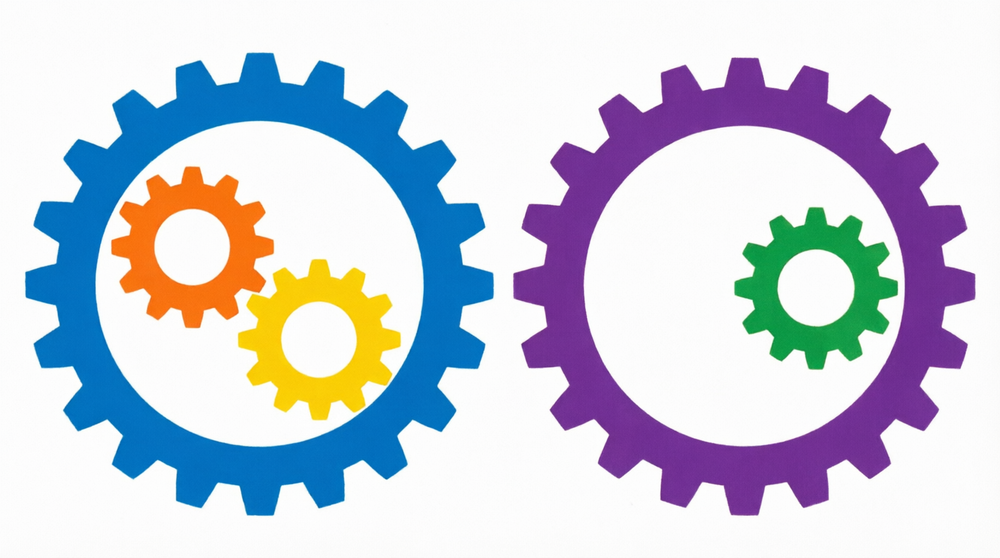
#> input picture aud_25_04/contours/gears.png, 1000 x 558 px, shrunk from 1664 x 928 before the run, found by its file name
$ python 'main1 copy.py'
#> lines starting #> are read from the running program, lines starting #| are printed output that depends on the picture; after the words box and inside, x2 and y2 are one past the last pixel; in counts of white or black regions, pixels touching at a corner belong together
import cv2
import numpy as np

image = cv2.imread("aud_25_04/contours/gears.png")
#> image is the input picture: shape (558, 1000, 3); mean B, G, R 217.7, 205.4, 200.8
gray = cv2.cvtColor(image, cv2.COLOR_BGR2GRAY)
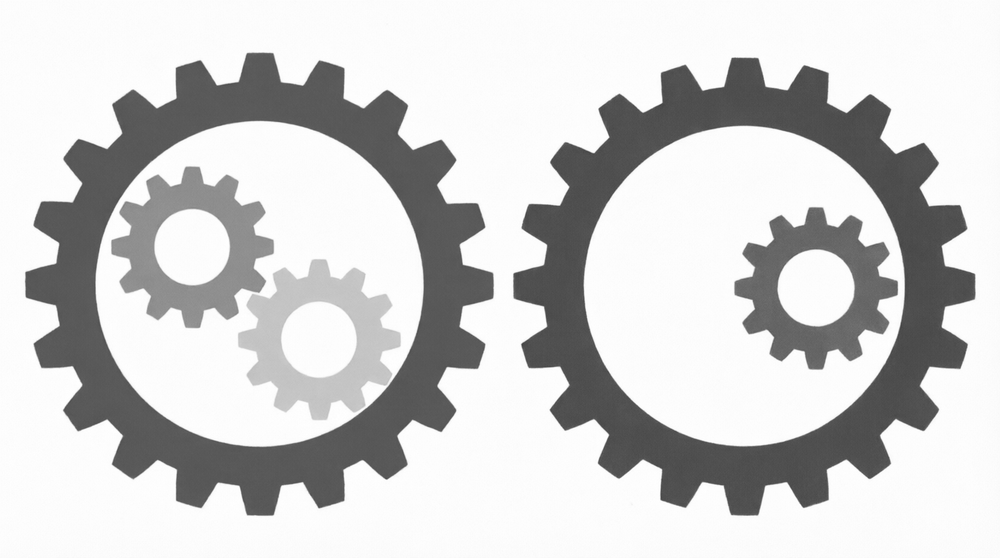
#> gray: shape (558, 1000); min 64, max 255, mean 205.4

_, mask = cv2.threshold(gray, 240, 255, cv2.THRESH_BINARY_INV)
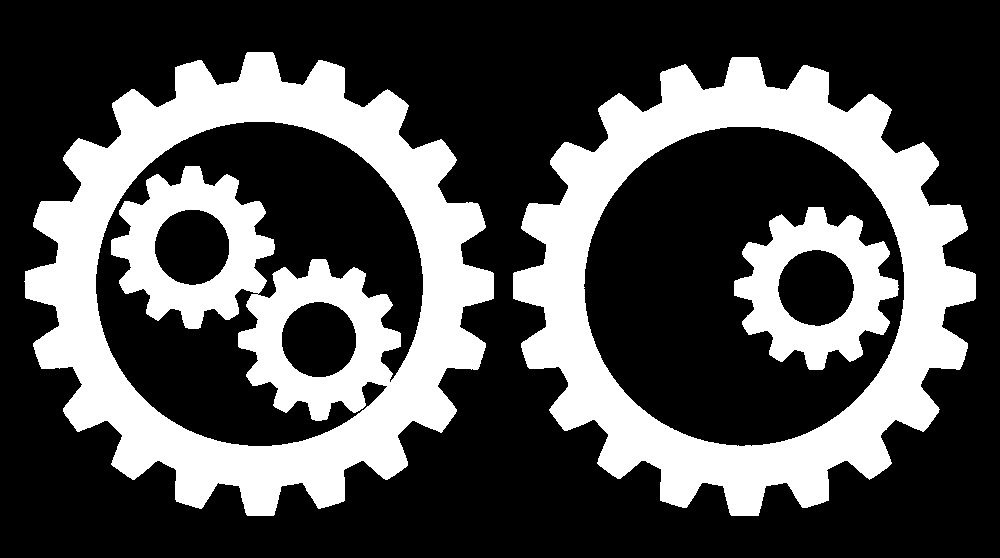
#> mask: shape (558, 1000); 31.4% white; 3 white regions

contours, hierarchy = cv2.findContours(mask, cv2.RETR_TREE, cv2.CHAIN_APPROX_SIMPLE)
#> contours = 8 contours; box (x1, y1, x2, y2) and area: (24, 52, 494, 516) 151010, (513, 57, 976, 516) 147183, (583, 126, 905, 447) 80488, (95, 121, 424, 447) 50042, (734, 207, 899, 370) 17044, (777, 249, 855, 327) 4573, (281, 301, 357, 378) 4501, (154, 209, 230, 286) 4492
print(hierarchy)
#| [[[ 4 -1  1 -1]
#|   [-1 -1  2  0]
#|   [-1 -1  3  1]
#|   [-1 -1 -1  2]
#|   [-1  0  5 -1]
#|   [ 6 -1 -1  4]
#|   [ 7  5 -1  4]
#|   [-1  6 -1  4]]]
cv2.drawContours(image, contours, -1, (0, 255, 0), 6)
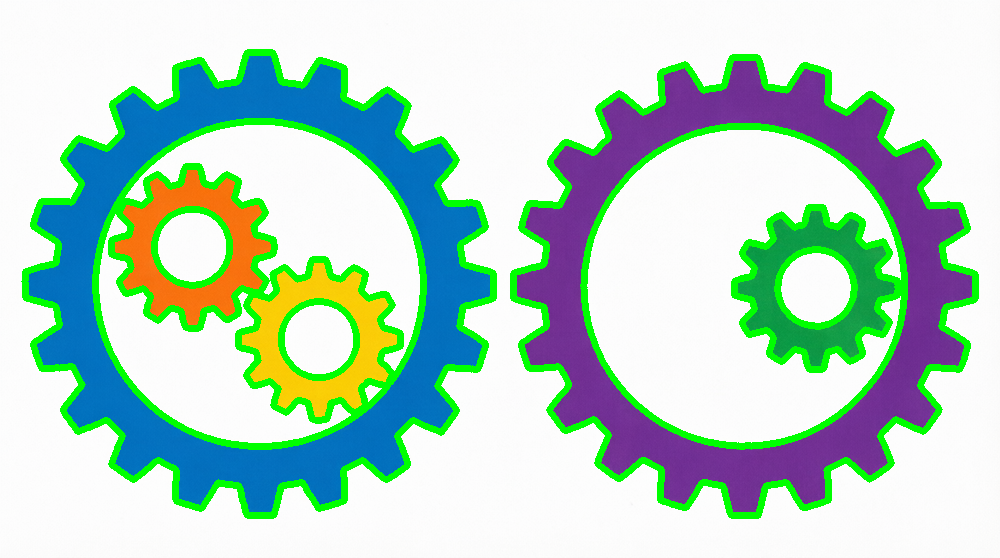
#> image: shape (558, 1000, 3); 10.84% of pixels changed, all inside (x1, y1, x2, y2) = (21, 49, 979, 519)

cv2.imshow("Gears", image)
cv2.waitKey(0)
cv2.destroyAllWindows()
